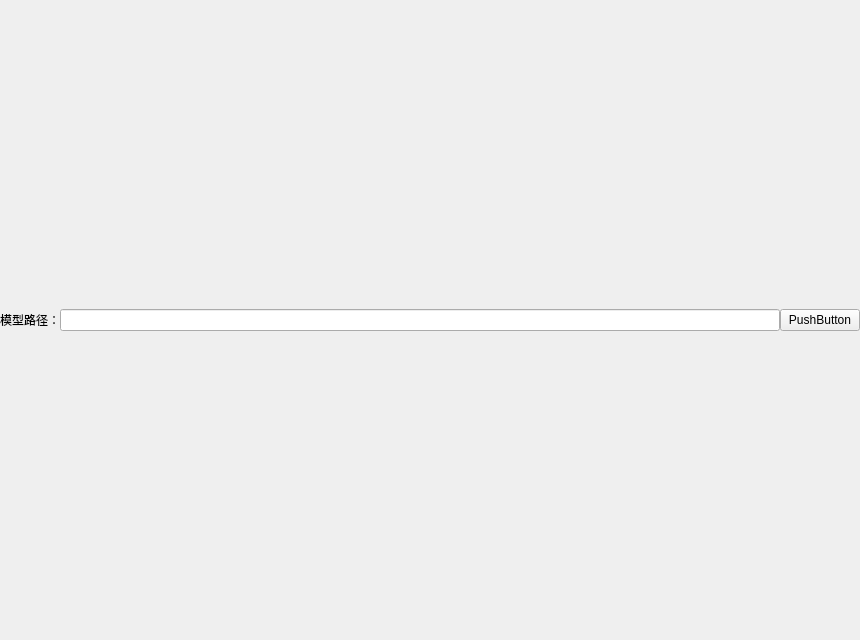
<?xml version="1.0" encoding="UTF-8"?>
<ui version="4.0">
 <class>MedicalModelForm</class>
 <widget class="QWidget" name="MedicalModelForm">
  <property name="geometry">
   <rect>
    <x>0</x>
    <y>0</y>
    <width>860</width>
    <height>640</height>
   </rect>
  </property>
  <property name="windowTitle">
   <string>Form</string>
  </property>
  <layout class="QGridLayout" name="gridLayout_2" rowstretch="0,1">
   <property name="leftMargin">
    <number>0</number>
   </property>
   <property name="topMargin">
    <number>0</number>
   </property>
   <property name="rightMargin">
    <number>0</number>
   </property>
   <property name="bottomMargin">
    <number>0</number>
   </property>
   <property name="spacing">
    <number>0</number>
   </property>
   <item row="0" column="0">
    <layout class="QHBoxLayout" name="horizontalLayout">
     <item>
      <widget class="QLabel" name="label">
       <property name="text">
        <string>模型路径：</string>
       </property>
      </widget>
     </item>
     <item>
      <widget class="QLineEdit" name="lineEdit_loadFilepath"/>
     </item>
     <item>
      <widget class="QPushButton" name="btn_loadFilepath">
       <property name="text">
        <string>PushButton</string>
       </property>
      </widget>
     </item>
    </layout>
   </item>
   <item row="1" column="0">
    <layout class="QGridLayout" name="gridLayout">
     <property name="spacing">
      <number>0</number>
     </property>
    </layout>
   </item>
  </layout>
 </widget>
 <resources/>
 <connections/>
</ui>
